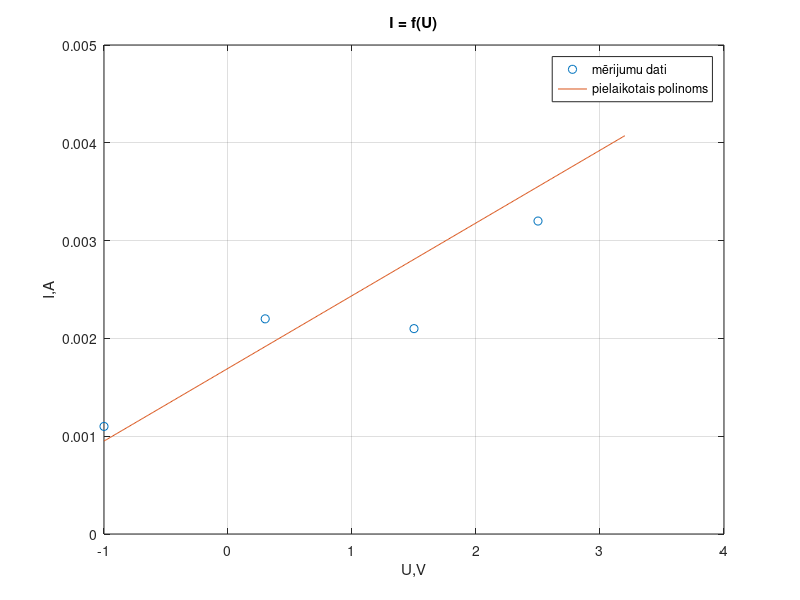

The MATLAB script that drew this image:
Um = [-1 0.3 1.5 2.5 3.2];
Im = [1.1 2.2 2.1 3.2 4.7]*1e-3;
plot(Um,Im,'o-')
% meģināsim pielaikot 2.kārtas polinomu.
% polynomial fitting
% C=polyfit(x,y,N) N - polinoma kārta C - poloinoma koeficienti
C = polyfit(Um,Im,2)
% uzzīmēsim kas iznāca
U = -1:0.01:3.2;
I = C(1)*U.^2+C(2)*U+C(3);
plot(Um,Im,'o',U,I)
% tagad paņemsim 3.kārtas polinomu
C2 = polyfit(Um,Im,3)
I2 = C2(1)*U.^3+C2(2)*U.^2+C2(3)*U+C2(4);
plot(Um,Im,'o',U,I,'--',U,I2)
% matlabam ir funkcija kura pati sastāda polinomu un to aprēķina
% yy = polyval(C,xx);
I3 = polyval(C2,U);
plot(Um,Im,'o',U,I3)
% uzzīmēt 4.kārtas polinomu
C3 = polyfit(Um,Im,4)
I4 = polyval(C3,U);
plot(Um,Im,'o',U,I4)
% uzzīmēt 1.kārtas polinomu
C4 = polyfit(Um,Im,1)
I5 = polyval(C4,U);
plot(Um,Im,'o',U,I5)
% uzrakti uz grafika
xlabel('U,V')
ylabel('I,A')
title('I = f(U)')
legend('mērijumu dati','pielaikotais polinoms')
grid